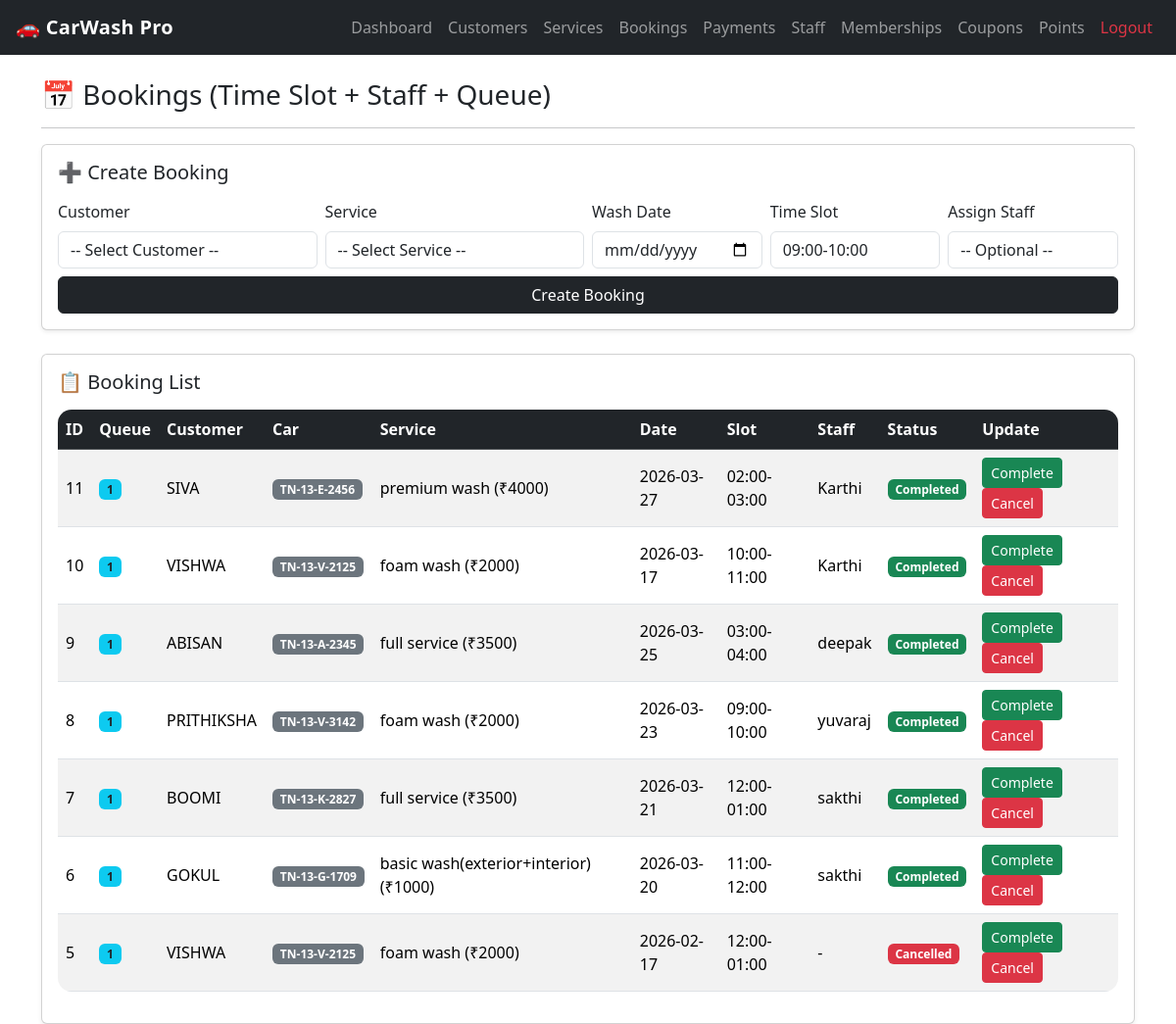
Screenshot of /bookings (signed in) with the database file from the repository.
### tables this page shows
CREATE TABLE bookings(
            id INTEGER PRIMARY KEY AUTOINCREMENT,
            customer_id INTEGER,
            service_id INTEGER,
            wash_date TEXT,
            status TEXT DEFAULT 'Pending',
            created_at TEXT, time_slot TEXT, staff_id INTEGER, queue_no INTEGER,
            FOREIGN KEY(customer_id) REFERENCES customers(id),
            FOREIGN KEY(service_id) REFERENCES services(id)
        );

CREATE TABLE customers(
            id INTEGER PRIMARY KEY AUTOINCREMENT,
            name TEXT,
            phone TEXT,
            car_number TEXT
        , points INTEGER DEFAULT 0);

CREATE TABLE services(
            id INTEGER PRIMARY KEY AUTOINCREMENT,
            service_name TEXT,
            price INTEGER
        , category TEXT DEFAULT 'Basic');

CREATE TABLE staff(
            id INTEGER PRIMARY KEY AUTOINCREMENT,
            staff_name TEXT,
            phone TEXT
        );

### app.py (the view, shortened to what this page needs)
@app.route("/bookings", methods=["GET", "POST"])
def bookings():
    if not require_login():
        return redirect(url_for("login"))
    conn = db_conn()
    cur = conn.cursor()
    cur.execute("SELECT * FROM customers ORDER BY name")
    customers_list = cur.fetchall()
    cur.execute("SELECT * FROM services ORDER BY service_name")
    services_list = cur.fetchall()
    cur.execute("SELECT * FROM staff ORDER BY staff_name")
    staff_list = cur.fetchall()
    cur.execute("""
        SELECT b.*, c.name as customer_name, c.car_number,
               s.service_name, s.price, s.category,
               st.staff_name
        FROM bookings b
        JOIN customers c ON b.customer_id = c.id
        JOIN services s ON b.service_id = s.id
        LEFT JOIN staff st ON b.staff_id = st.id
        ORDER BY b.id DESC
    """)
    all_bookings = cur.fetchall()
    conn.close()
    return render_template("bookings.html",
                           bookings=all_bookings,
                           customers=customers_list,
                           services=services_list,
                           staff=staff_list,
                           time_slots=TIME_SLOTS)

### app.py (called while the page is built)
def db_conn():
    conn = sqlite3.connect(DB)
    conn.row_factory = sqlite3.Row
    return conn

def require_login():
    return "admin" in session

### templates/bookings.html (shortened to what this page needs)
{% extends 'base.html' %}
{% block content %}
<h3>📅 Bookings (Time Slot + Staff + Queue)</h3>
<hr>
<div class="card p-3 shadow-sm mb-4">
  <h5 class="mb-3">➕ Create Booking</h5>
  <form method="POST" class="row g-2">
    <div class="col-md-3">
      <label class="form-label">Customer</label>
      <select class="form-control" name="customer_id" required>
        <option value="">-- Select Customer --</option>
      </select>
    </div>
    <div class="col-md-3">
      <label class="form-label">Service</label>
      <select class="form-control" name="service_id" required>
        <option value="">-- Select Service --</option>
      </select>
    </div>
    <div class="col-md-2">
      <label class="form-label">Wash Date</label>
      <input class="form-control" type="date" name="wash_date" required>
    </div>
    <div class="col-md-2">
      <label class="form-label">Time Slot</label>
      <select class="form-control" name="time_slot" required>
        {% for t in time_slots %}
          <option value="{{t}}">{{t}}</option>
        {% endfor %}
      </select>
    </div>
    <div class="col-md-2">
      <label class="form-label">Assign Staff</label>
      <select class="form-control" name="staff_id">
        <option value="">-- Optional --</option>
      </select>
    </div>
    <div class="col-12">
      <button class="btn btn-dark w-100">Create Booking</button>
    </div>
  </form>
</div>
<div class="card p-3 shadow-sm">
  <h5 class="mb-3">📋 Booking List</h5>
  <div class="table-responsive">
    <table class="table table-striped align-middle">
      <thead class="table-dark">
        <tr>
          <th>ID</th><th>Queue</th><th>Customer</th><th>Car</th><th>Service</th>
          <th>Date</th><th>Slot</th><th>Staff</th><th>Status</th><th>Update</th>
        </tr>
      </thead>
      <tbody>
        {% for b in bookings %}
        <tr>
          <td>{{ b.id }}</td>
          <td><span class="badge bg-info text-dark">{{ b.queue_no or "-" }}</span></td>
          <td>{{ b.customer_name }}</td>
          <td><span class="badge bg-secondary">{{ b.car_number }}</span></td>
          <td>{{ b.service_name }} (₹{{ b.price }})</td>
          <td>{{ b.wash_date }}</td>
          <td>{{ b.time_slot or "-" }}</td>
          <td>{{ b.staff_name or "-" }}</td>
          <td>
            {% if b.status == "Pending" %}
              <span class="badge bg-warning text-dark">{{ b.status }}</span>
            {% elif b.status == "Completed" %}
              <span class="badge bg-success">{{ b.status }}</span>
            {% else %}
              <span class="badge bg-danger">{{ b.status }}</span>
            {% endif %}
          </td>
          <td>
            <a class="btn btn-sm btn-success" href="/bookings/status/{{b.id}}/Completed">Complete</a>
            <a class="btn btn-sm btn-danger" href="/bookings/status/{{b.id}}/Cancelled">Cancel</a>
          </td>
        </tr>
        {% endfor %}
      </tbody>
    </table>
  </div>
</div>
{% endblock %}

### static/style.css (style rules this page uses)
body { background:#f6f7fb; font-family: "Segoe UI", sans-serif; }
.card { border-radius: 14px; }
table { border-radius: 14px; overflow:hidden; }
.btn { border-radius: 10px; }

### rows the page displays
bookings: id "11", queue_no "1", customer_name "SIVA", car_number "TN-13-E-2456", service_name "premium wash", price "4000", wash_date "2026-03-27", time_slot "02:00-03:00", staff_name "Karthi", status "Completed"
bookings: id "10", queue_no "1", customer_name "VISHWA", car_number "TN-13-V-2125", service_name "foam wash", price "2000", wash_date "2026-03-17", time_slot "10:00-11:00", staff_name "Karthi", status "Completed"
bookings: id "9", queue_no "1", customer_name "ABISAN", car_number "TN-13-A-2345", service_name "full service", price "3500", wash_date "2026-03-25", time_slot "03:00-04:00", staff_name "deepak", status "Completed"
bookings: id "8", queue_no "1", customer_name "PRITHIKSHA", car_number "TN-13-V-3142", service_name "foam wash", price "2000", wash_date "2026-03-23", time_slot "09:00-10:00", staff_name "yuvaraj", status "Completed"
bookings: id "7", queue_no "1", customer_name "BOOMI", car_number "TN-13-K-2827", service_name "full service", price "3500", wash_date "2026-03-21", time_slot "12:00-01:00", staff_name "sakthi", status "Completed"
bookings: id "6", queue_no "1", customer_name "GOKUL", car_number "TN-13-G-1709", service_name "basic wash(exterior+interior)", price "1000", wash_date "2026-03-20", time_slot "11:00-12:00", staff_name "sakthi", status "Completed"
bookings: id "5", queue_no "1", customer_name "VISHWA", car_number "TN-13-V-2125", service_name "foam wash", price "2000", wash_date "2026-02-17", time_slot "12:00-01:00", staff_name "-", status "Cancelled"

### other values shown
form field time_slot "09:00-10:00"
